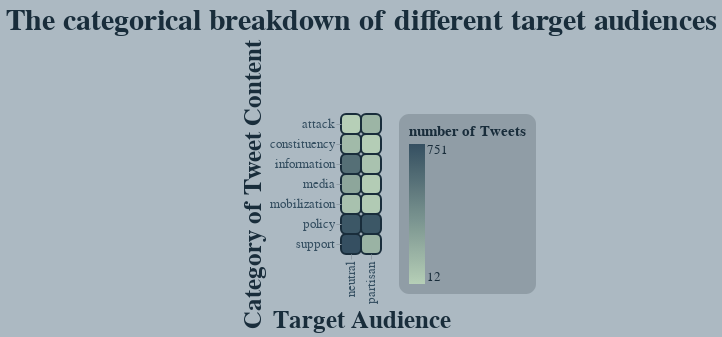

The notebook cell saved with this chart:
### Markdown cell above
##### **VIS 2**

For this second visualization I searched for a mark that implicitly made the content of this visualization hard to read. While I dug around with the visual variables, color, in the form of a heat map, I found, was terrible for conveying numerical data and was difficult to compare to other cells if they were not adjacent, making this graph:
1. not quantitative
2. not really associative or selective
3. and with terrible length

I also find that the heatmap, especially for this data set, is very unintuitive, as the pattern the colors form means nothing, and all the axes are qualitative, which is typically not the case for heatmaps

**Off to a great start.**

### Code cell
unequal_heatMap = chart.mark_rect().encode (
    alt.X( "bias-trun", title="Target Audience" ),
    alt.Y( "category", title="Category of Tweet Content" ),
    alt.Color( "value", title="number of Tweets")
).properties(
    title="The categorical breakdown of different target audiences"
)

apply_all(unequal_heatMap, palletA)

### Figure 1 — Vega-Lite specification as saved in the notebook (floating-point values rounded to 4 significant figures)
{"config": {"view": {"continuousWidth": 400, "continuousHeight": 300, "strokeWidth": 0}, "axis": {"domainColor": "#FFFFFF00", "gridColor": "#909DA6", "labelColor": "#354F61", "labelFontSize": 13, "tickColor": "#909DA6", "titleColor": "#192D3B", "titleFontSize": 25}, "background": "#ACB9C2", "bar": {"cornerRadius": 5}, "font": "DINCondensed-Bold", "legend": {"cornerRadius": 10, "fillColor": "#909DA6", "labelColor": "#192D3B", "labelFontSize": 13, "padding": 10, "titleColor": "#192D3B", "titleFontSize": 15}, "mark": {"cornerRadius": 5, "stroke": "#192D3B", "strokeWidth": 2}, "range": {"category": ["#B6CFB7", "#A0B9A8", "#8BA49A", "#758F8C", "#60797D", "#4A646F", "#354F61"], "heatmap": ["#B6CFB7", "#A0B9A8", "#8BA49A", "#758F8C", "#60797D", "#4A646F", "#354F61"]}, "title": {"color": "#192D3B", "fontSize": 30}}, "data": {"name": "data-9cd8a2b094b00be80bf075a194ebade5"}, "mark": "rect", "encoding": {"color": {"field": "value", "title": "number of Tweets", "type": "quantitative"}, "x": {"field": "bias-trun", "title": "Target Audience", "type": "nominal"}, "y": {"field": "category", "title": "Category of Tweet Content", "type": "nominal"}}, "title": "The categorical breakdown of different target audiences", "$schema": "https://vega.github.io/schema/vega-lite/v4.17.0.json", "datasets": {"data-9cd8a2b094b00be80bf075a194ebade5": [{"bias-trun": "partisan", "category": "policy", "value": 706, "perc": 58.35, "invert": 0.001416, "invert-perc": 1.105, "Unnamed: 6": null, "perc-partisan": 58.35, "perc-neutral": 28.21, "invert-perc-partisan": 1.105, "invert-perc-neutral": 1.281, "Unnamed: 11": null, "Unnamed: 12": null, "Unnamed: 13": null}, {"bias-trun": "partisan", "category": "attack", "value": 160, "perc": 13.22, "invert": 0.00625, "invert-perc": 4.875, "Unnamed: 6": null, "perc-partisan": 13.22, "perc-neutral": 0.4802, "invert-perc-partisan": 4.875, "invert-perc-neutral": 75.23, "Unnamed: 11": null, "Unnamed: 12": null, "Unnamed: 13": null}, {"bias-trun": "partisan", "category": "information", "value": 82, "perc": 6.777, "invert": 0.0122, "invert-perc": 9.513, "Unnamed: 6": null, "perc-partisan": 6.777, "perc-neutral": 22.61, "invert-perc-partisan": 9.513, "invert-perc-neutral": 1.598, "Unnamed: 11": null, "Unnamed: 12": "total=", "Unnamed: 13": 5000.0}, {"bias-trun": "partisan", "category": "mobilization", "value": 39, "perc": 3.223, "invert": 0.02564, "invert-perc": 20.0, "Unnamed: 6": null, "perc-partisan": 3.223, "perc-neutral": 3.601, "invert-perc-partisan": 20.0, "invert-perc-neutral": 10.03, "Unnamed: 11": null, "Unnamed: 12": "partisan total=", "Unnamed: 13": 1210.0}, {"bias-trun": "partisan", "category": "support", "value": 170, "perc": 14.05, "invert": 0.005882, "invert-perc": 4.589, "Unnamed: 6": null, "perc-partisan": 14.05, "perc-neutral": 30.05, "invert-perc-partisan": 4.589, "invert-perc-neutral": 1.202, "Unnamed: 11": null, "Unnamed: 12": "neutral total=", "Unnamed: 13": 2499.0}, {"bias-trun": "partisan", "category": "constituency", "value": 23, "perc": 1.901, "invert": 0.04348, "invert-perc": 33.92, "Unnamed: 6": null, "perc-partisan": 1.901, "perc-neutral": 5.162, "invert-perc-partisan": 33.92, "invert-perc-neutral": 6.999, "Unnamed: 11": null, "Unnamed: 12": null, "Unnamed: 13": null}, {"bias-trun": "partisan", "category": "media", "value": 30, "perc": 2.479, "invert": 0.03333, "invert-perc": 26.0, "Unnamed: 6": null, "perc-partisan": 2.479, "perc-neutral": 9.884, "invert-perc-partisan": 26.0, "invert-perc-neutral": 3.655, "Unnamed: 11": null, "Unnamed: 12": "total-inv", "Unnamed: 13": 0.239}, {"bias-trun": "neutral", "category": "policy", "value": 705, "perc": 28.21, "invert": 0.001418, "invert-perc": 1.281, "Unnamed: 6": null, "perc-partisan": null, "perc-neutral": null, "invert-perc-partisan": null, "invert-perc-neutral": null, "Unnamed: 11": null, "Unnamed: 12": "partisan inv", "Unnamed: 13": 0.1282}, {"bias-trun": "neutral", "category": "attack", "value": 12, "perc": 0.4802, "invert": 0.08333, "invert-perc": 75.23, "Unnamed: 6": null, "perc-partisan": null, "perc-neutral": null, "invert-perc-partisan": null, "invert-perc-neutral": null, "Unnamed: 11": null, "Unnamed: 12": "neutral inv", "Unnamed: 13": 0.1108}, {"bias-trun": "neutral", "category": "information", "value": 565, "perc": 22.61, "invert": 0.00177, "invert-perc": 1.598, "Unnamed: 6": null, "perc-partisan": null, "perc-neutral": null, "invert-perc-partisan": null, "invert-perc-neutral": null, "Unnamed: 11": null, "Unnamed: 12": null, "Unnamed: 13": null}, {"bias-trun": "neutral", "category": "mobilization", "value": 90, "perc": 3.601, "invert": 0.01111, "invert-perc": 10.03, "Unnamed: 6": null, "perc-partisan": null, "perc-neutral": null, "invert-perc-partisan": null, "invert-perc-neutral": null, "Unnamed: 11": null, "Unnamed: 12": null, "Unnamed: 13": null}, {"bias-trun": "neutral", "category": "support", "value": 751, "perc": 30.05, "invert": 0.001332, "invert-perc": 1.202, "Unnamed: 6": null, "perc-partisan": null, "perc-neutral": null, "invert-perc-partisan": null, "invert-perc-neutral": null, "Unnamed: 11": null, "Unnamed: 12": null, "Unnamed: 13": null}, {"bias-trun": "neutral", "category": "constituency", "value": 129, "perc": 5.162, "invert": 0.007752, "invert-perc": 6.999, "Unnamed: 6": null, "perc-partisan": null, "perc-neutral": null, "invert-perc-partisan": null, "invert-perc-neutral": null, "Unnamed: 11": null, "Unnamed: 12": null, "Unnamed: 13": null}, {"bias-trun": "neutral", "category": "media", "value": 247, "perc": 9.884, "invert": 0.004049, "invert-perc": 3.655, "Unnamed: 6": null, "perc-partisan": null, "perc-neutral": null, "invert-perc-partisan": null, "invert-perc-neutral": null, "Unnamed: 11": null, "Unnamed: 12": null, "Unnamed: 13": null}]}}
